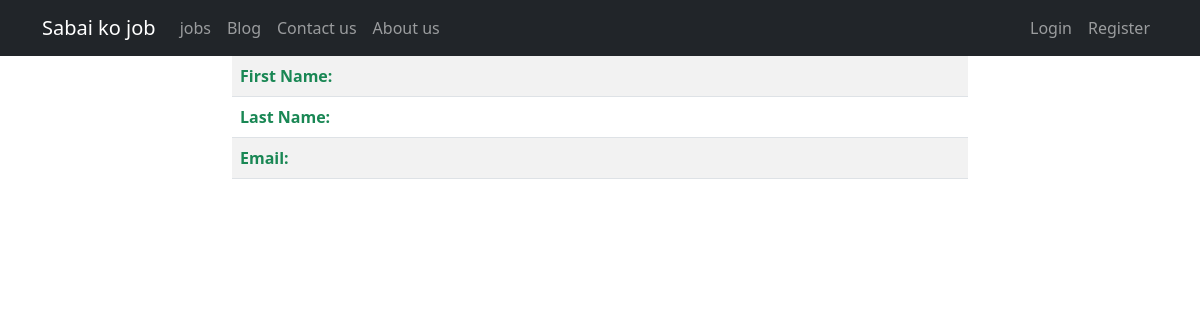
The app's page /account/profile/don/, older data.
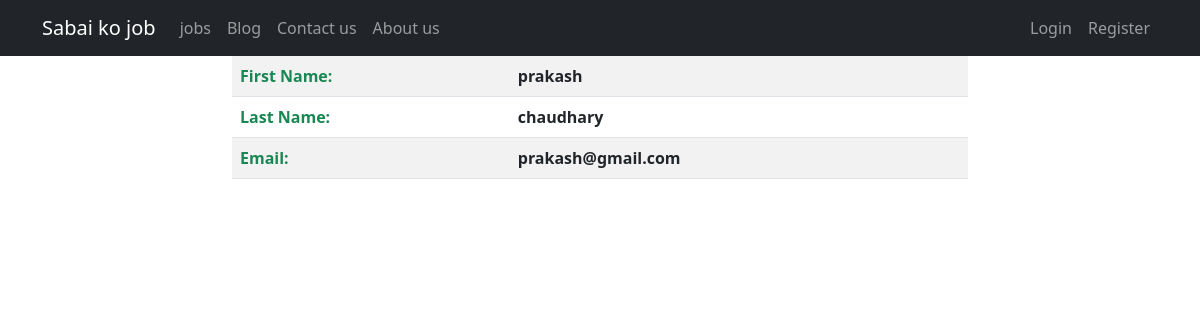
The same page, newer data.
### account/models.py (models this page shows)
class User(AbstractUser):
	pass

### account/views.py (the view, shortened to what this page needs)
# urls.py: path('profile/<str:username>/',profile_view, name='profile'),
def profile_view(request,username):
    user = get_object_or_404(User,username=username)
    form = None
    context = {'user':user,'form':form}
    return render(request,'profile.html',context)

### account/templates/profile.html (shortened to what this page needs)
{% extends 'base.html' %}
{% block content %}
{% if form %}
<div>
    <form method="post" action="{% url 'account:profile_update' %}" enctype="multipart/form-data">
        {% csrf_token %}
        {{ form.as_p }}
        <input type="submit" value="Submit" name="submit" class="btn btn-info"/>
    </form>
</div>
{% else %}
<div class="row">
    <div class="col-sm-12 col-md-2 col-lg-2"></div>
    <div class="col-sm-12 col-md-8 col-lg-8 ">
        <table class="table table-striped">
            <thead>
            <tbody class="fw-bold">
                <tr>
                    <td class="text-success">First Name:</td> <td>{{ user.first_name }}</td>
                </tr>
                <tr>
                    <td class="text-success">Last Name:</td> <td>{{ user.last_name }}</td>
                </tr>
                <tr>
                    <td class="text-success">Email:</td> <td>{{ user.email }}</td>
                </tr>
            </tbody>
        </thead>
        </table>
    </div>
    <div class="col-sm-12 col-md-2 col-lg-2"></div>
</div>
{% endif %}
{% endblock content %}

### templates/base.html (shortened to what this page needs)
{% load static %}
<!DOCTYPE html>
<html>
<head>
	<link rel="stylesheet" href="{% static 'css/bootstrap.min.css' %}">
	<link rel="stylesheet" href="{% static 'css/home.css' %}">
	<link rel="stylesheet" href="{% static 'css/blog.css' %}">
</head>
<body>
	{% block navbar %}
		{% include 'navbar.html' %}
	{% endblock %}
	<div class="container">
		{% block content %}
		{% endblock %}
	</div>
</body>
</html>

### templates/navbar.html (shortened to what this page needs)
<nav class="navbar navbar-expand-lg navbar-dark bg-dark">
    <div class="container">
        <a href="{% url 'jobs:home' %}" class="navbar-brand">Sabai ko job</a>
        <div class="collapse navbar-collapse" id="navbarCollapse">
            <div class="navbar-nav">
                <a href="{% url 'jobs:home' %}" class="nav-item nav-link">jobs</a>
                <a href="{% url 'blog_post:articles' %}" class="nav-item nav-link">Blog</a>
                <a href="#" class="nav-item nav-link">Contact us</a>
                <a href="#" class="nav-item nav-link">About us</a>
            </div>
            <div class="navbar-nav ms-auto">
            {% if request.user.is_authenticated %}
            <li class="nav-item dropdown">
                {% if request.user.is_authenticated %}
                    <a class="nav-link dropdown-toggle" href="#" role="button" data-bs-toggle="dropdown" aria-expanded="false">
                    {{request.user}}
                    </a>
                {% else %}
                <li class="nav-item">
                    <a class="nav-link" href="{% url 'account:userlogin' %}">Login</a>
                </li>
                <li class="nav-item">
                    <a class="nav-link" href="{% url 'account:usersignup' %}">Sign up</a>
                </li>
                {% endif %}
                <ul class="dropdown-menu">
                    <li><a class="dropdown-item" href="{% url 'account:profile' request.user %}">Profile</a></li>
                    {% if request.user.is_authenticated %}
                    {% else %}
                    <li><a class="dropdown-item" href="#">Login</a></li>
                    {% endif %}
                    <li><a class="dropdown-item" href="{% url 'account:userlogout' %}">Logout</a></li>
                </ul>
            </li>
           <!--  <a class="nav-link dropdown-toggle" href="#" role="button" data-bs-toggle="dropdown" aria-expanded="false">{{request.user}}</a>
            <ul class="dropdown-menu">
                <a class="dropdown-item" href="{% url 'account:profile' request.user %}">Profile</a>
                <a class="dropdown-item" href="{% url 'account:userlogout' %}">Logout</a>
            </ul>   -->
            {% else %}
                <a href="{% url 'account:userlogin' %}" class="nav-item nav-link">Login</a>
                <a href="{% url 'account:usersignup' %}" class="nav-item nav-link">Register</a>
            {% endif %}
            </div>
        </div>
    </div>
</nav>

Row changes from the older to the newer data that the page shows:
added User: first_name "prakash", last_name "chaudhary", email "prakash@gmail.com"
